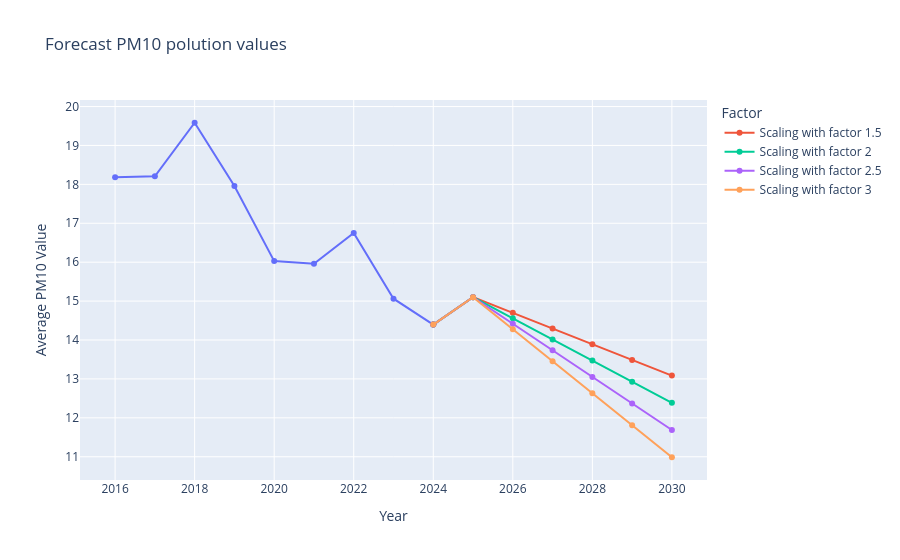

Notebook source saved alongside this figure:
### Markdown cell above
#### Note: the code above only calculates the predicted values from 2016-2024 (USE MSE TO COMPARE THE PREDICTION VS ACTUAL VALUES). The code below will show the predicted values from 2024-2030

### Code cell
#https://www.geeksforgeeks.org/python/numpy-linspace/
area=dfPM10sumareatot['area_km2'].iloc[-1]
lastyear=dfPM10sumareatot['Year'].iloc[-1]
lastvalueyear=dfPM10meanraw['Average PM10 Value'].iloc[-1]
factor=[1.5,2,2.5,3]
fig = px.line(dfPM10meanraw, x="Year", y="Average PM10 Value", markers=True, title="Forecast PM10 polution values")
for factors in factor:
    areapred=np.linspace(area, area*factors,7).reshape(-1, 1)
    #print(areapred)
    futurepred=np.arange(lastyear, lastyear+7).reshape(-1, 1)
    print(futurepred)
    xpred=np.concatenate((areapred, futurepred), axis=1)
    #print(xpred)
    ypred=modelpm10.predict(xpred)
    print(ypred)
    xyear=np.arange(lastyear,lastyear+7) #take the last year of the actual values and add 6 years so that we can do the predictions from 2025 until 2030
    fig.add_trace(go.Scatter(x=xyear, y=np.insert(ypred,0,lastvalueyear), mode= 'lines+markers', name=f'Scaling with factor {factors}'))
    
fig.update_layout(legend_title_text = "Factor")
fig.show()

### Figure 1 — Plotly figure (JSON) as saved in the notebook; plotly's stock layout.template omitted (floating-point values rounded to 4 significant figures)
{"data": [{"hovertemplate": "Year=%{x}<br>Average PM10 Value=%{y}<extra></extra>", "legendgroup": "", "line": {"color": "#636efa", "dash": "solid"}, "marker": {"symbol": "circle"}, "mode": "lines+markers", "name": "", "orientation": "v", "showlegend": false, "type": "scatter", "x": [2016, 2017, 2018, 2019, 2020, 2021, 2022, 2023, 2024], "xaxis": "x", "y": [18.18, 18.21, 19.58, 17.96, 16.03, 15.96, 16.75, 15.06, 14.4], "yaxis": "y"}, {"mode": "lines+markers", "name": "Scaling with factor 1.5", "type": "scatter", "x": [2024, 2025, 2026, 2027, 2028, 2029, 2030], "y": [14.4, 15.1, 14.7, 14.3, 13.89, 13.49, 13.09, 12.68]}, {"mode": "lines+markers", "name": "Scaling with factor 2", "type": "scatter", "x": [2024, 2025, 2026, 2027, 2028, 2029, 2030], "y": [14.4, 15.1, 14.56, 14.02, 13.47, 12.93, 12.39, 11.84]}, {"mode": "lines+markers", "name": "Scaling with factor 2.5", "type": "scatter", "x": [2024, 2025, 2026, 2027, 2028, 2029, 2030], "y": [14.4, 15.1, 14.42, 13.74, 13.05, 12.37, 11.69, 11.0]}, {"mode": "lines+markers", "name": "Scaling with factor 3", "type": "scatter", "x": [2024, 2025, 2026, 2027, 2028, 2029, 2030], "y": [14.4, 15.1, 14.28, 13.46, 12.63, 11.81, 10.99, 10.16]}], "layout": {"legend": {"title": {"text": "Factor"}, "tracegroupgap": 0}, "title": {"text": "Forecast PM10 polution values"}, "xaxis": {"anchor": "y", "domain": [0, 1], "title": {"text": "Year"}}, "yaxis": {"anchor": "x", "domain": [0, 1], "title": {"text": "Average PM10 Value"}}}}
